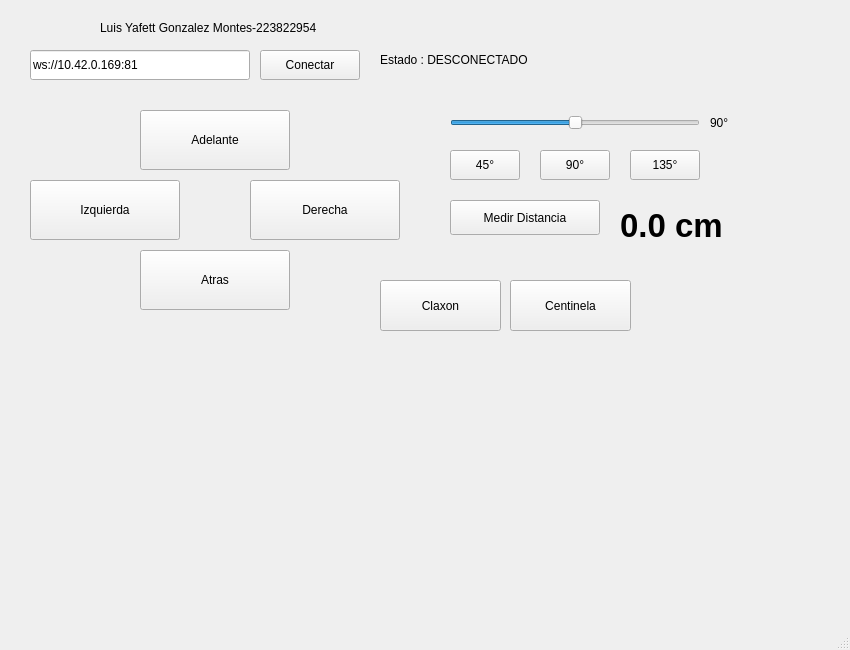
<?xml version="1.0" encoding="UTF-8"?>
<ui version="4.0">
 <class>MainWindow</class>
 <widget class="QMainWindow" name="MainWindow">
  <property name="geometry">
   <rect>
    <x>0</x>
    <y>0</y>
    <width>850</width>
    <height>650</height>
   </rect>
  </property>
  <property name="windowTitle">
   <string>Practica 2 | Luis Yafett Gonzalez Montes - 223822954</string>
  </property>
  <widget class="QWidget" name="centralwidget">
   <widget class="QPushButton" name="pushButton">
    <property name="geometry">
     <rect>
      <x>30</x>
      <y>180</y>
      <width>150</width>
      <height>60</height>
     </rect>
    </property>
    <property name="text">
     <string>Izquierda</string>
    </property>
   </widget>
   <widget class="QPushButton" name="pushButton_2">
    <property name="geometry">
     <rect>
      <x>250</x>
      <y>180</y>
      <width>150</width>
      <height>60</height>
     </rect>
    </property>
    <property name="text">
     <string>Derecha</string>
    </property>
   </widget>
   <widget class="QPushButton" name="pushButton_3">
    <property name="geometry">
     <rect>
      <x>140</x>
      <y>110</y>
      <width>150</width>
      <height>60</height>
     </rect>
    </property>
    <property name="text">
     <string>Adelante</string>
    </property>
   </widget>
   <widget class="QPushButton" name="pushButton_4">
    <property name="geometry">
     <rect>
      <x>140</x>
      <y>250</y>
      <width>150</width>
      <height>60</height>
     </rect>
    </property>
    <property name="text">
     <string>Atras</string>
    </property>
   </widget>
   <widget class="QLineEdit" name="lineEdit">
    <property name="geometry">
     <rect>
      <x>30</x>
      <y>50</y>
      <width>220</width>
      <height>30</height>
     </rect>
    </property>
    <property name="text">
     <string>ws://10.42.0.169:81</string>
    </property>
   </widget>
   <widget class="QPushButton" name="pushButton_5">
    <property name="geometry">
     <rect>
      <x>260</x>
      <y>50</y>
      <width>100</width>
      <height>30</height>
     </rect>
    </property>
    <property name="text">
     <string>Conectar</string>
    </property>
   </widget>
   <widget class="QLabel" name="label">
    <property name="geometry">
     <rect>
      <x>380</x>
      <y>50</y>
      <width>200</width>
      <height>20</height>
     </rect>
    </property>
    <property name="text">
     <string>Estado : DESCONECTADO</string>
    </property>
   </widget>
   <widget class="QSlider" name="sliderServo">
    <property name="geometry">
     <rect>
      <x>450</x>
      <y>110</y>
      <width>250</width>
      <height>25</height>
     </rect>
    </property>
    <property name="minimum">
     <number>0</number>
    </property>
    <property name="maximum">
     <number>180</number>
    </property>
    <property name="value">
     <number>90</number>
    </property>
    <property name="orientation">
     <enum>Qt::Orientation::Horizontal</enum>
    </property>
   </widget>
   <widget class="QLabel" name="labelAngulo">
    <property name="geometry">
     <rect>
      <x>710</x>
      <y>110</y>
      <width>60</width>
      <height>25</height>
     </rect>
    </property>
    <property name="text">
     <string>90°</string>
    </property>
   </widget>
   <widget class="QPushButton" name="btn45">
    <property name="geometry">
     <rect>
      <x>450</x>
      <y>150</y>
      <width>70</width>
      <height>30</height>
     </rect>
    </property>
    <property name="text">
     <string>45°</string>
    </property>
   </widget>
   <widget class="QPushButton" name="btn90">
    <property name="geometry">
     <rect>
      <x>540</x>
      <y>150</y>
      <width>70</width>
      <height>30</height>
     </rect>
    </property>
    <property name="text">
     <string>90°</string>
    </property>
   </widget>
   <widget class="QPushButton" name="btn135">
    <property name="geometry">
     <rect>
      <x>630</x>
      <y>150</y>
      <width>70</width>
      <height>30</height>
     </rect>
    </property>
    <property name="text">
     <string>135°</string>
    </property>
   </widget>
   <widget class="QPushButton" name="btnMedirDistancia">
    <property name="geometry">
     <rect>
      <x>450</x>
      <y>200</y>
      <width>150</width>
      <height>35</height>
     </rect>
    </property>
    <property name="text">
     <string>Medir Distancia</string>
    </property>
   </widget>
   <widget class="QLabel" name="labelDistancia">
    <property name="geometry">
     <rect>
      <x>620</x>
      <y>190</y>
      <width>131</width>
      <height>71</height>
     </rect>
    </property>
    <property name="font">
     <font>
      <pointsize>25</pointsize>
      <bold>true</bold>
     </font>
    </property>
    <property name="text">
     <string>0.0 cm</string>
    </property>
   </widget>
   <widget class="QChartView" name="chartView" native="true">
    <property name="geometry">
     <rect>
      <x>30</x>
      <y>330</y>
      <width>790</width>
      <height>270</height>
     </rect>
    </property>
   </widget>
   <widget class="QPushButton" name="btnClaxon">
    <property name="geometry">
     <rect>
      <x>380</x>
      <y>280</y>
      <width>121</width>
      <height>51</height>
     </rect>
    </property>
    <property name="text">
     <string>Claxon</string>
    </property>
   </widget>
   <widget class="QPushButton" name="btnCentinela">
    <property name="geometry">
     <rect>
      <x>510</x>
      <y>280</y>
      <width>121</width>
      <height>51</height>
     </rect>
    </property>
    <property name="text">
     <string>Centinela</string>
    </property>
   </widget>
   <widget class="QLabel" name="label_2">
    <property name="geometry">
     <rect>
      <x>100</x>
      <y>20</y>
      <width>291</width>
      <height>16</height>
     </rect>
    </property>
    <property name="text">
     <string>Luis Yafett Gonzalez Montes-223822954</string>
    </property>
   </widget>
  </widget>
  <widget class="QStatusBar" name="statusbar"/>
 </widget>
 <customwidgets>
  <customwidget>
   <class>QChartView</class>
   <extends>QWidget</extends>
   <header>qchartview.h</header>
  </customwidget>
 </customwidgets>
 <resources/>
 <connections/>
</ui>
